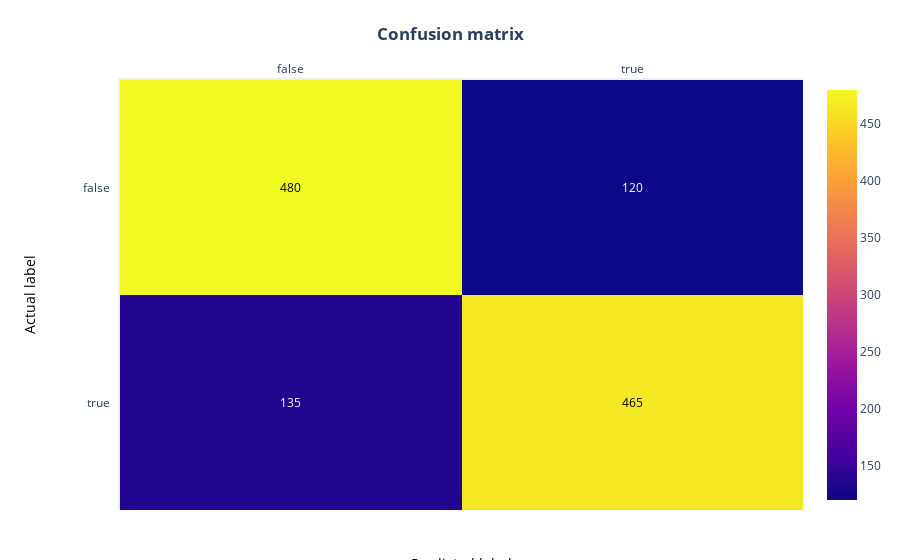

Write notebook code for a chart like this one.
### Markdown cell above
The accuracy for the balanced set increased roughly 4%, but we need to visualize the results to understand if this is a significant improvement.

## Final confusion matrix

We can now plot a final confusion matrix, representing predictions for a *balanced dataset*, using a model trained on a *weighted class dataset*:

### Code cell
# Plot the matrix above as a heatmap with annotations (values) in its cells
fig = ff.create_annotated_heatmap(cm, x, y)

# Set titles and ordering
fig.update_layout(  title_text="<b>Confusion matrix</b>", 
                    yaxis = dict(categoryorder = "category descending")
                    )

fig.add_annotation(dict(font=dict(color="black",size=14),
                        x=0.5,
                        y=-0.15,
                        showarrow=False,
                        text="Predicted label",
                        xref="paper",
                        yref="paper"))

fig.add_annotation(dict(font=dict(color="black",size=14),
                        x=-0.15,
                        y=0.5,
                        showarrow=False,
                        text="Actual label",
                        textangle=-90,
                        xref="paper",
                        yref="paper"))

# We need margins so the titles fit
fig.update_layout(margin=dict(t=80, r=20, l=120, b=50))
fig['data'][0]['showscale'] = True
fig.show()

### Figure 1 — Plotly figure (JSON) as saved in the notebook; plotly's stock layout.template omitted (floating-point values rounded to 4 significant figures)
{"data": [{"colorscale": [[0, "#0d0887"], [0.1111, "#46039f"], [0.2222, "#7201a8"], [0.3333, "#9c179e"], [0.4444, "#bd3786"], [0.5556, "#d8576b"], [0.6667, "#ed7953"], [0.7778, "#fb9f3a"], [0.8889, "#fdca26"], [1, "#f0f921"]], "reversescale": false, "showscale": true, "type": "heatmap", "x": ["false", "true"], "y": ["false", "true"], "z": [[480, 120], [135, 465]]}], "layout": {"annotations": [{"font": {"color": "#000000"}, "showarrow": false, "text": "480", "x": "false", "xref": "x", "y": "false", "yref": "y"}, {"font": {"color": "#FFFFFF"}, "showarrow": false, "text": "120", "x": "true", "xref": "x", "y": "false", "yref": "y"}, {"font": {"color": "#FFFFFF"}, "showarrow": false, "text": "135", "x": "false", "xref": "x", "y": "true", "yref": "y"}, {"font": {"color": "#000000"}, "showarrow": false, "text": "465", "x": "true", "xref": "x", "y": "true", "yref": "y"}, {"font": {"color": "black", "size": 14}, "showarrow": false, "text": "Predicted label", "x": 0.5, "xref": "paper", "y": -0.15, "yref": "paper"}, {"font": {"color": "black", "size": 14}, "showarrow": false, "text": "Actual label", "textangle": -90, "x": -0.15, "xref": "paper", "y": 0.5, "yref": "paper"}], "margin": {"b": 50, "l": 120, "r": 20, "t": 80}, "title": {"text": "<b>Confusion matrix</b>"}, "xaxis": {"dtick": 1, "gridcolor": "rgb(0, 0, 0)", "side": "top", "ticks": ""}, "yaxis": {"categoryorder": "category descending", "dtick": 1, "ticks": "", "ticksuffix": "  "}}}
